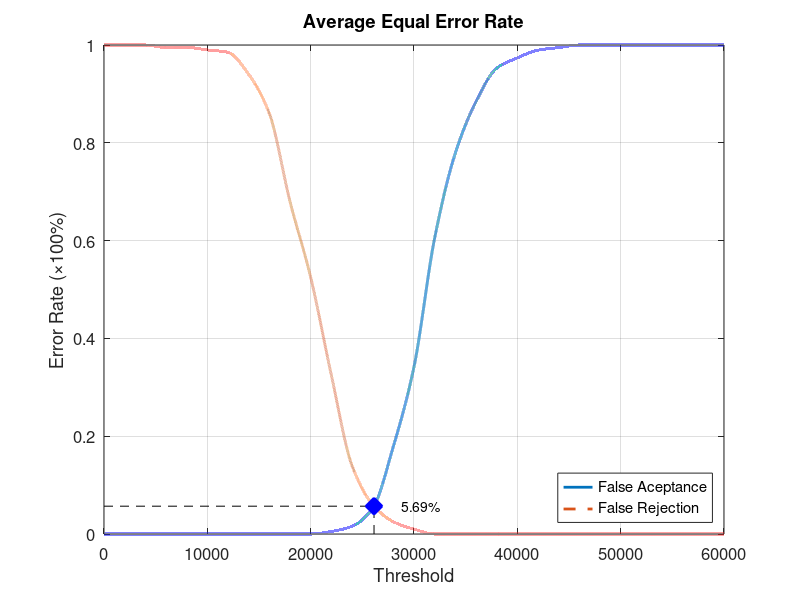
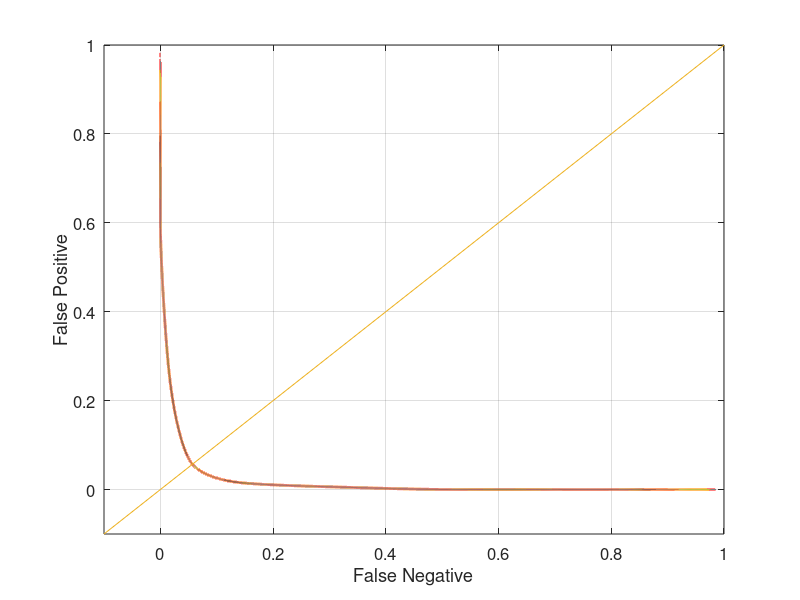

Write the MATLAB code that produced these figures, in order.
function yEER = Database3_1
close all;
clear;
clc;
x = 0:2000:60000;
xq = 0:0.5:60000;

y0 = [0 0 0 0 0 0 0 0 0 0 0 0.00526316 0.0157895 0.0526316 0.178947 0.342105 0.605263 0.778947 0.884211 0.952632 0.973684 0.989474 0.994737 1 1 1 1 1 1 1 1];
yy0 = interp1(x, y0, xq, 'pchip');
y1 = [1 1 1 0.995 0.995 0.99 0.985 0.94 0.86 0.68 0.525 0.325 0.14 0.06 0.025 0.01 0 0 0 0 0 0 0 0 0 0 0 0 0 0 0];
yy1 = interp1(x, y1, xq, 'pchip');

% Calculating EER: 
y2 = abs(y0 - y1);
find(y2 == min(y2))
yy2 = abs(yy0 - yy1);
xEER = find(yy2 == min(yy2));
xEERIndex = xq(xEER) % X-axis EER
yEER = yy0(xEER) % Y-axis EER

main = figure
plot(xq, yy0,'-','LineWidth', 2);	hold on
plot(xq, yy1,'--','LineWidth', 2);	hold on
plot([xEERIndex xEERIndex], [0 yEER], 'k--');	hold on
plot([0 xEERIndex], [yEER yEER], 'k--');	hold on
plot(xEERIndex, yEER, 'bx', 'LineWidth', 10);	hold on
text(xEERIndex + 10 * xEERIndex / 100, yEER, [num2str(round((10000 * yEER)) / 100) '%'])
legend('False Aceptance', 'False Rejection', 'Location', 'SouthEast')
xlabel('Threshold')
ylabel('Error Rate (\times100%)')
title('Average Equal Error Rate')
set(gca, 'FontSize', 12)
axis([0 60000 0 1])
grid on

print(main, 'Database3_1Main', '-dpng');
FNRxFPR = figure('Color', [1 1 1]);
plot(yy1, yy0, '-', yy1, yy0, 'LineWidth', 2);
hold on
y = -0.1:0.1:1
plot(y, y); 
set(gca, 'FontSize', 12)
xlabel('False Negative')
ylabel('False Positive')
axis([-0.1 1 -0.1 1])
set(gca, 'FontSize', 12)
grid on

print(FNRxFPR, 'Database3_1FNRxFPR','-dpng');
end
